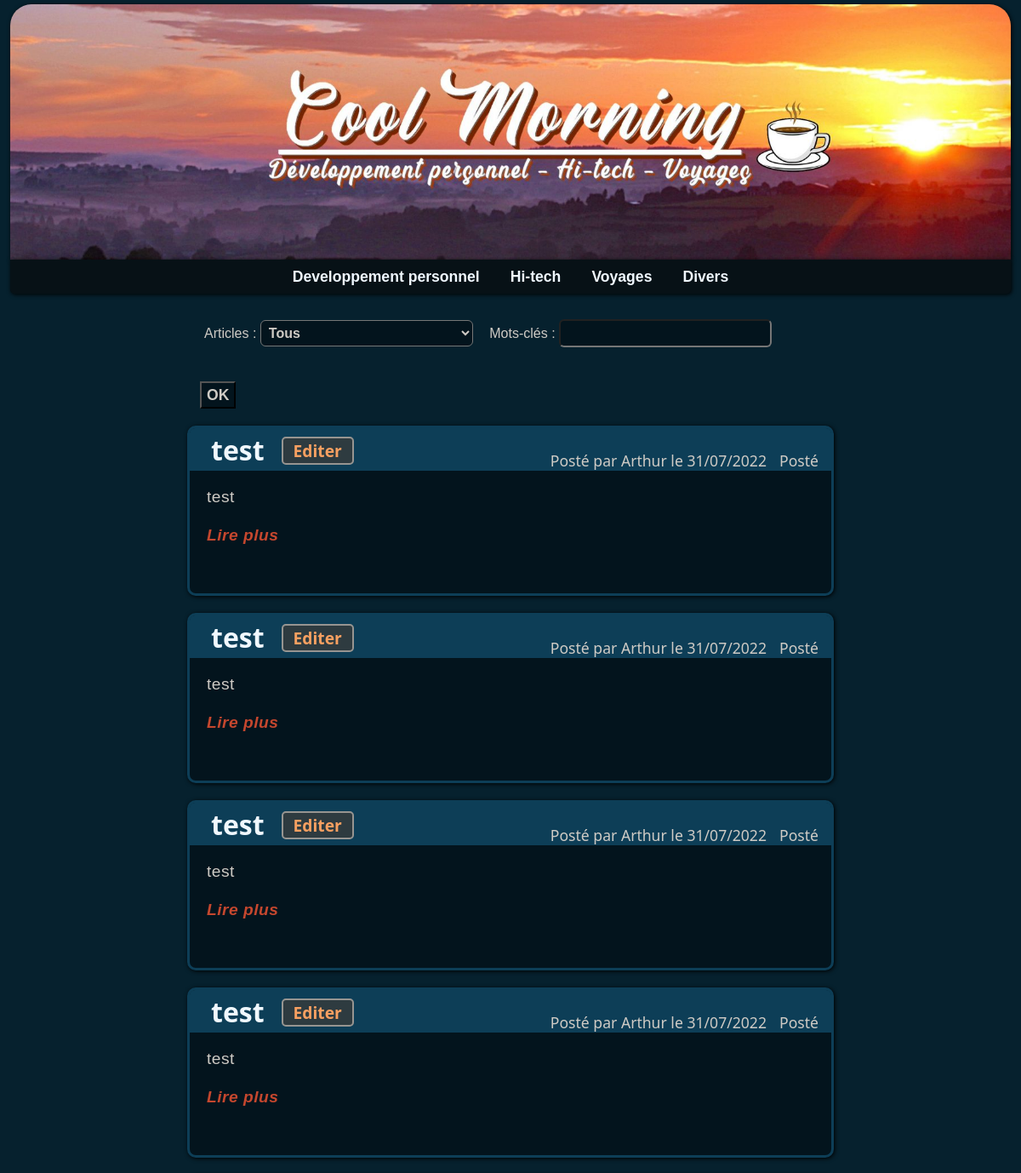
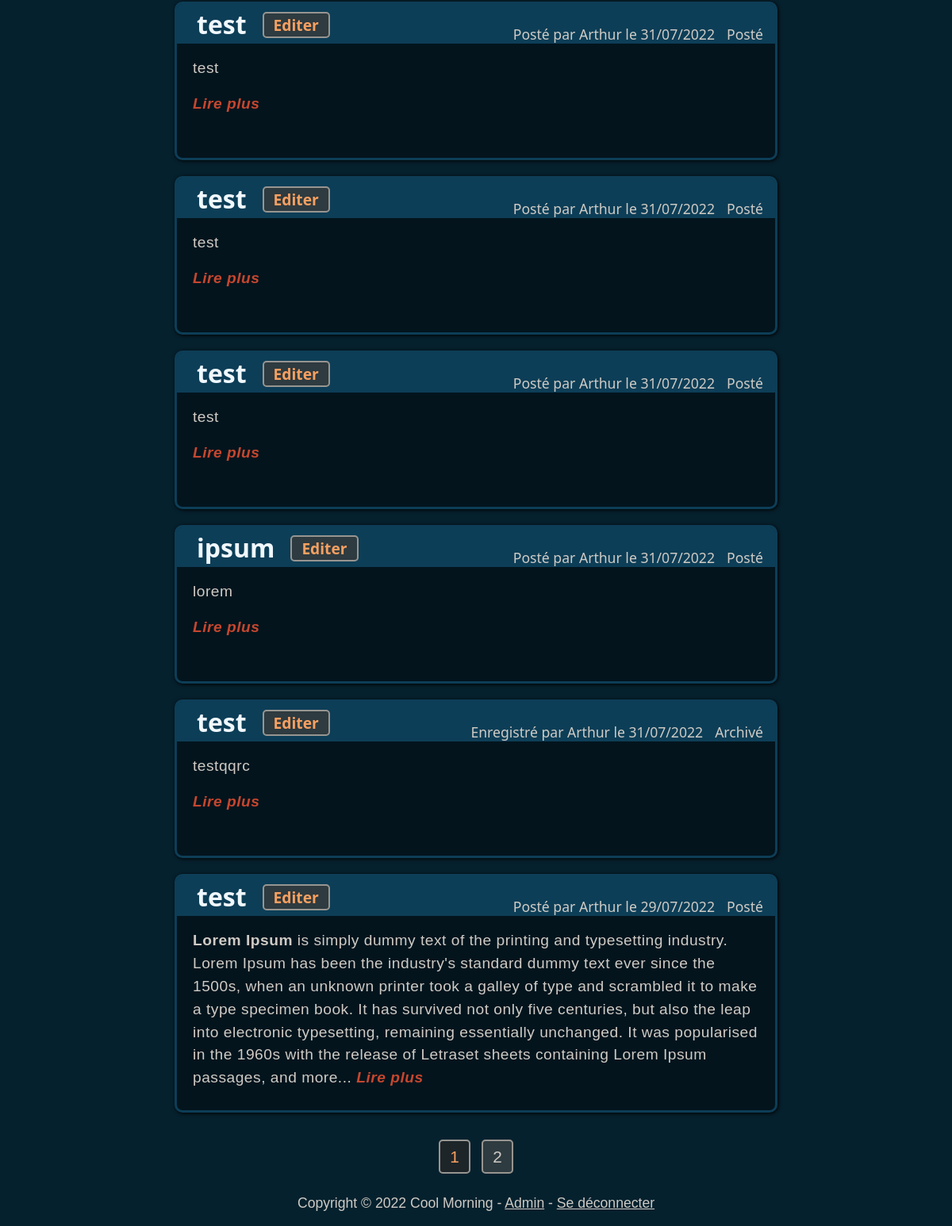
/list_edit (signed in), run on an earlier commit of the app's database (2 pictures, top to bottom).
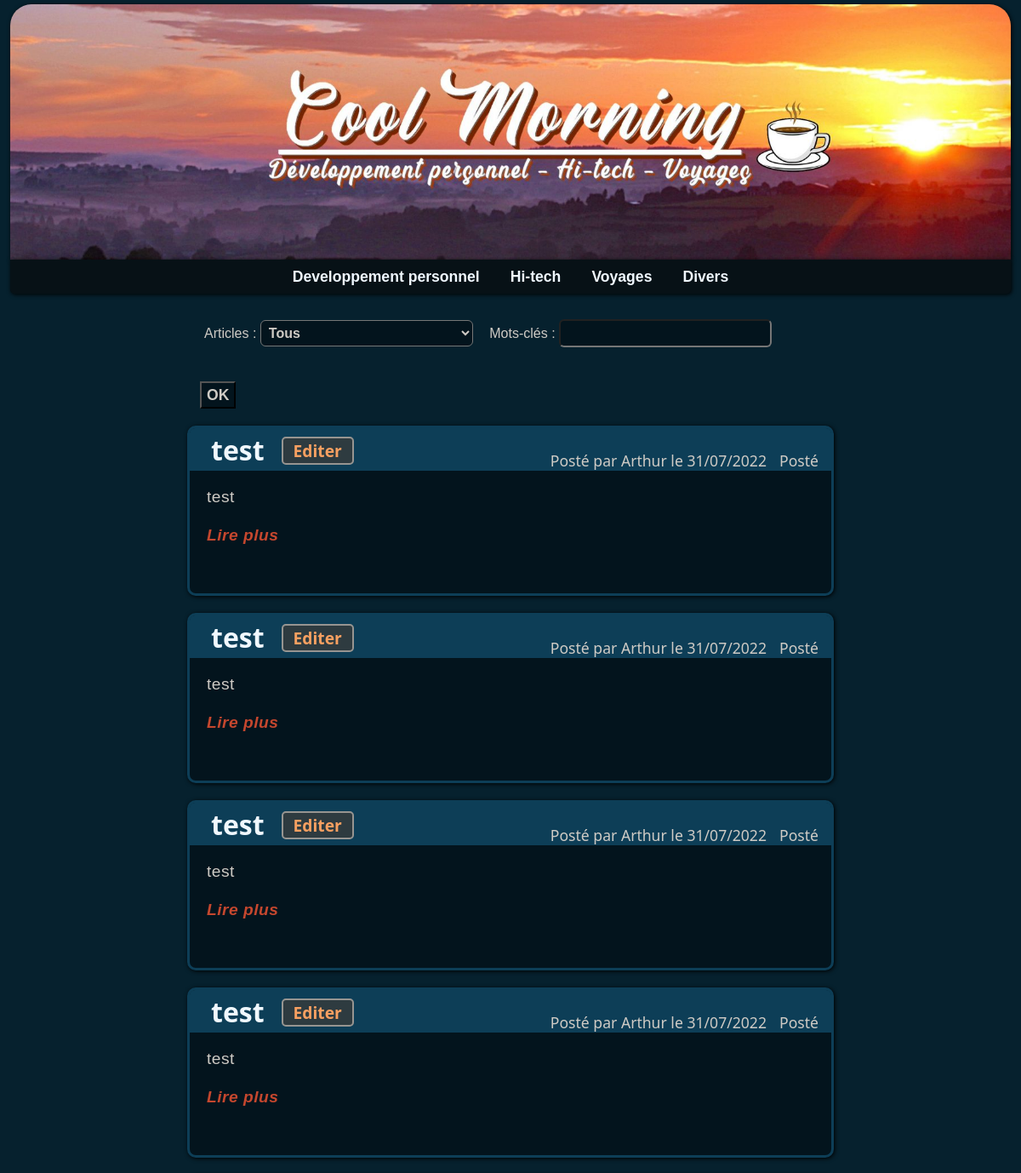
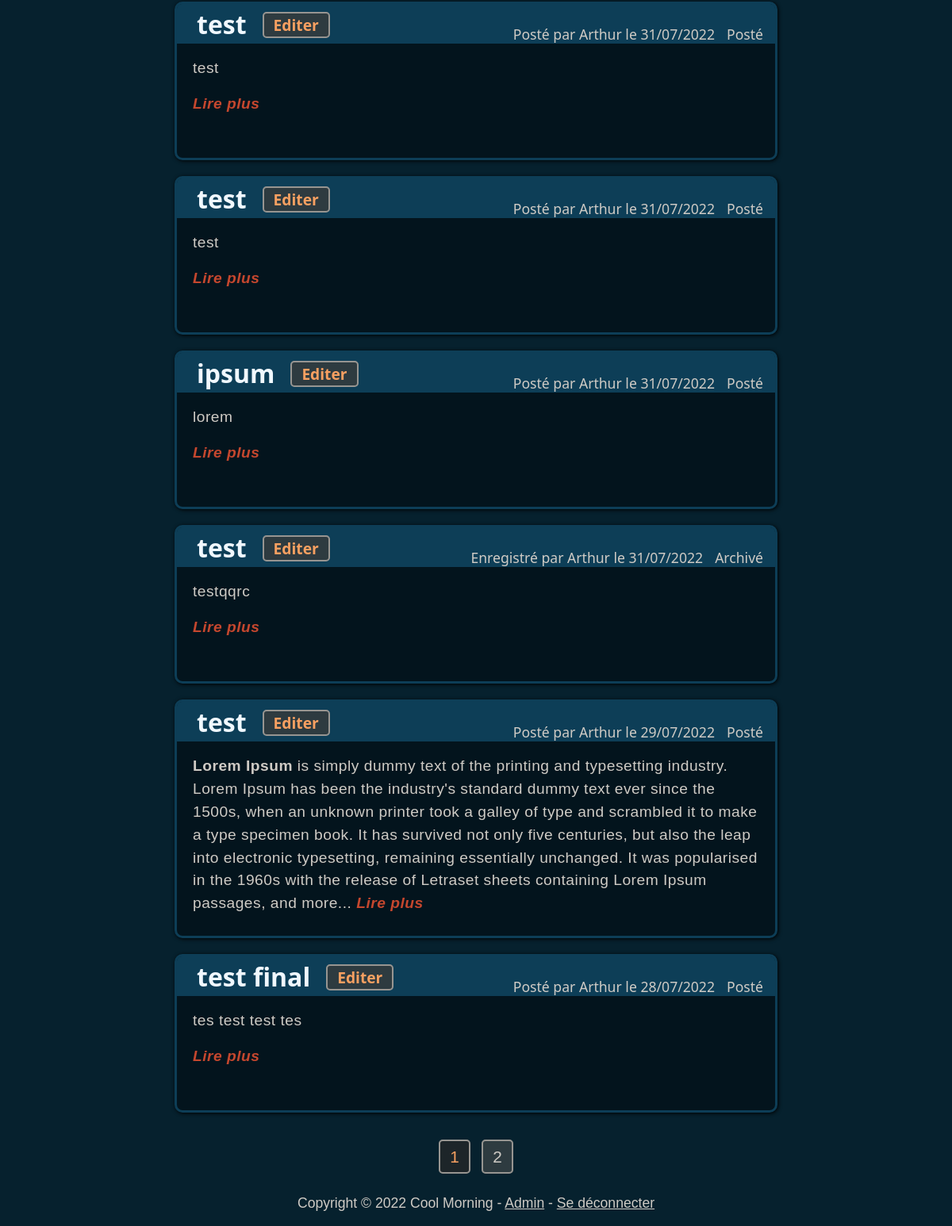
And on a later commit of the database (2 pictures, top to bottom).
### models.py (models this page shows)
class Article(db.Model):
    id = db.Column(db.Integer, primary_key=True)
    title = db.Column(db.String(100), nullable=False)
    text = db.Column(db.Text, nullable=False)
    date = db.Column(db.DateTime, nullable=False)
    scheduled = db.Column(db.Boolean, nullable=False)
    category = db.Column(db.String(50), nullable=False)
    posted = db.Column(db.Boolean, nullable=False)
    author = db.Column(db.String(50), nullable=False)
    img = db.Column(db.String, nullable=False)

### app.py (the view)
@app.route("/list_edit")
def list_edit():
    if session["user"] == None:
        flash("Vous devez être connecté", "error")
        return redirect("/login")
    if request.args.get("keywords"):
        q = request.args.get("keywords")
    else:
        q = ""
    if request.args.get("status"):
        s = request.args.get("status")
    else:
        s = "all"
    page_selected = int(request.args.get("page", 1))  # We get the current page by looking at the URL
    total_pages, nb_pages = page_list(s, q)  # A list of pages and its length
    start = (page_selected * ARTICLES_PER_PAGE) - ARTICLES_PER_PAGE
    start_butt, end_butt = buttons_range()
    if page_selected < start_butt:
        pages = total_pages[:BUTTONS_DISPLAYED]
    elif page_selected > nb_pages - end_butt:
        if nb_pages <= 2:
            pages = total_pages
        else:
            pages = total_pages[nb_pages - BUTTONS_DISPLAYED:]
    else:
        pages = total_pages[page_selected - start_butt:page_selected + end_butt]
    if s == "all":
        list_posts = Article.query.filter(Article.text.contains(q)).order_by(Article.date.desc()).offset(start).limit(ARTICLES_PER_PAGE).all()
    elif s == "posted":
        list_posts = Article.query.filter(Article.posted == True, Article.text.contains(q)).order_by(Article.date.desc()).offset(start).limit(ARTICLES_PER_PAGE).all()
    elif s == "scheduled":
        list_posts = Article.query.filter(Article.posted == False, Article.scheduled == True, Article.text.contains(q)).order_by(Article.date.desc()).offset(start).limit(ARTICLES_PER_PAGE).all()
    else:  # archived
        list_posts = Article.query.filter(Article.posted == False, Article.scheduled == False, Article.text.contains(q)).order_by(Article.date.desc()).offset(start).limit(ARTICLES_PER_PAGE).all()
    return render_template("list_edit.html", articles=list_posts, page_selected=int(page_selected),
                            pages=pages, displayed=BUTTONS_DISPLAYED, total=total_pages, start_butt=start_butt, end_butt=end_butt, q=q, s=s, Markup=Markup, zip=zip)

### helpers.py (called while the page is built)
def page_list(status, keywords):
    if status == "all":
        nb_articles = Article.query.filter(Article.text.contains(keywords)).count()
    elif status == "posted":
        nb_articles = Article.query.filter(Article.text.contains(keywords), Article.posted == True).count()
    elif status == "scheduled":
        nb_articles = Article.query.filter(Article.text.contains(keywords), Article.scheduled == True).count()
    else:  # archived
        nb_articles = Article.query.filter(Article.text.contains(keywords), Article.posted == False, Article.scheduled == False).count()
    nb_pages = math.ceil(nb_articles / ARTICLES_PER_PAGE)  # Calculate enough pages to fit all the articles
    total_pages = range(1, nb_pages + 1)  # This list represent the total of pages containing all the published articles
    return total_pages, nb_pages  # Return the list of pages and its length

def buttons_range():
    return math.ceil(BUTTONS_DISPLAYED/2), math.floor(BUTTONS_DISPLAYED/2)

### templates/list_edit.html (shortened to what this page needs)
{% extends "layout.html" %}
{% block body %}
<div class="row">
    <div class="col-md-2"></div>
    <div class="col-md-8">
        <div class="lookup">
            <form action="/list_edit">
                <label for="status" class="categories-label">Articles :</label>
                <select name="status" class="status-input">
                    {% for status, display in zip(["all", "posted", "archived", "scheduled"], ["Tous", "Publiés", "Archivés", "Programmés"]) %}
                        {% if status == s %}
                            <option selected value="{{ status }}">{{ display }}</option>
                        {% else %}
                            <option value="{{ status }}">{{ display }}</option>
                        {% endif %}
                    {% endfor %}
                </select>
                <label for="keywords">Mots-clés :</label>
                <input type="text" name="keywords" class="keywords-input" value="{{ q }}">
                <input type="submit" value="OK">
            </form>
        </div>
        {% for article in articles %}
        <div class="edit-article">
            <div class="article-header">
                <h2>
                    <a href="/article?id={{ article.id }}#begin">{{ article.title }}</a>
                    <a class="edit-button" href="/edit_article?id={{ article.id }}">Editer</a>
                </h2>
                {% if article.posted %}
                    <p class="status">Posté</p>
                    <p>Posté par {{ article.author }} le {{ article.date.strftime('%d/%m/%Y') }}</p>
                {% elif article.posted == False and article.scheduled == False %}
                    <p class="status">Archivé</p>
                    <p>Enregistré par {{ article.author }} le {{ article.date.strftime('%d/%m/%Y') }}</p>
                {% else %}
                    <p class="status">Programmé</p>
                    <p>Programmé par {{ article.author }} pour le {{ article.date.strftime('%d/%m/%Y') }}</p>
                {% endif %}
            </div>
            <div class="text">
                {{ Markup(article.text)|truncate(500) }} <span class="read-more"><a href="/article?id={{ article.id }}#begin">Lire plus</a></span>
            </div>
        </div>
        {% endfor %}
    </div>
    <div class="col-md-2"></div>
</div>
<div class="pages">
    {% for page in pages %}
        {% if page == page_selected %}
            <a href="/list_edit?page={{ page }}&status={{ s }}&keywords={{ q }}" class="page-buttons-selected">{{ page }}</a>
        {% else %}
            <a href="/list_edit?page={{ page }}&status={{ s }}&keywords={{ q }}" class="page-buttons">{{ page }}</a>
        {% endif %}
    {% endfor %}
</div>
{% endblock %}

### templates/layout.html (shortened to what this page needs)
<!doctype html>
<html lang="fr">
  <head>
    <link href="{{ url_for('static', filename='styles/bootstrap.min.css')}}" rel="stylesheet">
    <link href="{{ url_for('static', filename='styles/custom.css')}}" rel="stylesheet" type="text/css">
  </head>
  <body>
    <div class="container">
        <div onclick="location.href='/';" class="p-5 new-header"></div>
        <ul class="list-inline nav">
            <div class="nav-block">
                <li class="list-inline-item"><a href="#">Developpement personnel
                </a></li><li class="list-inline-item"><a href="#">Hi-tech
                </a></li><li class="list-inline-item"><a href="#">Voyages
                </a></li><li class="list-inline-item"><a href="#">Divers
                </a></li>
            </div>
        </ul>
        <div class="container">
            {% block body %}{% endblock %}
        </div>
        <div class="container">
            {% if session.user == None %}
              <footer>Copyright &copy; 2022 Cool Morning - <a href="/login">Se connecter</a></footer>
            {% else %}
              <footer>Copyright &copy; 2022 Cool Morning - <a href="/admin">Admin</a> - <a href="/logout">Se déconnecter</a></footer>
            {% endif %}
        </div>
    </div>
  </body>
</html>

### static/styles/custom.css (style rules this page uses)
.container { max-width: 1700px; }
body { background-color: #06212e; font-family: Verdana, Arial, Tahoma, Serif; color: #cfcbc5; }
.new-header { background-image: url("../img/bg.jpg"); background-position: center; background-repeat: no-repeat; background-size: cover; height: 300px; border-radius: 25px 25px 0px 0px; margin-top: 5px; box-shadow: 1px 1px 5px black; cursor: pointer; }
.nav { background-color: #071116; height: 40px; text-align: center; border-radius: 0px 0px 5px 5px; box-shadow: 1px 1px 5px black; }
.nav-block { width: 650px; margin: auto; }
.nav .list-inline-item { margin-right: 18px; margin-left: 18px; }
.nav a { color: aliceblue; font-weight: bold; padding: 0; font-size: 1.1em; text-decoration: none; }
.article-header { background-color: #0d3e57; height: 40px; border-radius: 6px 6px 0px 0px; padding-left: 25px; height: 50px; }
.article-header h2 { font-family: Candara, Calibri, Segoe, Segoe UI, Optima, Arial, sans-serif; position: absolute; margin-top: 7px; font-weight: bolder; display: inline; }
.article-header h2 a { color: aliceblue; text-decoration: none; }
.article-header h2 { color: aliceblue; }
.article-header p { font-family: Candara, Calibri, Segoe, Segoe UI, Optima, Arial, sans-serif; color: #cfcbc5; display: inline; float: right; font-size: 1.1em; padding-top: 25px; padding-right: 15px; margin-bottom: -2px; }
.read-more a { font-weight: 600; font-style: italic; color: #c5472e !important; text-decoration: none; }
.article .text, .edit-article .text { font-size: 1.2em; padding: 17px 15px 10px 20px; letter-spacing: 0.5px; }
.article, .edit-article { min-height: 350px; }
.edit-article { min-height: 200px !important; margin-top: 20px; }
.edit-button { position: absolute; color: #f8a061 !important; margin-left: 20px; margin-top: 3px !important; font-size: 0.6em; font-weight: bold; text-decoration: none; border: solid 1px #f8a061; background-color: #2e3b40; padding: 3px 12px; border: solid 2px #979591; border-radius: 5px; }
.article, .aside, .edit-article { box-sizing: border-box; background-color: #03141d; border-radius: 10px; border: #0d3e57 solid; box-shadow: 1px 1px 5px black; }
.title-label, .categories-label { margin-left: 15px; }
.keywords-input { margin: 10px 10px 20px 0px; background-color: #03141d; color: #cfcbc5; padding: 2.5px; padding-left: 5px; font-size: 1em; border-radius: 6px; font-weight: bold; width: 250px; }
.lookup { margin: 20px 30px -10px 5px; }
.status-input { background-color: #03141d; color: #cfcbc5; padding: 5px; font-size: 1em; border-radius: 6px; font-weight: bold; width: 250px; margin-right: 15px; }
input[type=submit] { margin: 20px 0px 10px 10px; background-color: #03141d; color: #cfcbc5; font-size: 1.1em; font-weight: bold; cursor: default !important; }
.pages { width: 400px; margin: auto; margin-top: 40px; margin-bottom: 30px; text-align: center; }
.pages a { text-decoration: none; }
.page-buttons { font-size: 1.3em; color: #cfcbc5; background-color: #2e3b40; padding: 8px 12px; border: solid 2px #979591; margin: 5px; border-radius: 5px; }
.page-buttons-selected { font-size: 1.3em; color: #f8a061; background-color: #1d2529; padding: 8px 12px; border: solid 2px #979591; margin: 5px; border-radius: 5px; pointer-events: none; }
footer { font-size: 1.1em; text-align: center; margin: 15px; }
footer a { color: #cfcbc5; }

What changed in the data, as far as the page shows it:
removed Article: title "test", author "Arthur", date "31/07/2022", text "test"
now on this page (row unchanged): Article: title "test final", author "Arthur", date "28/07/2022", text "tes test test tes"
